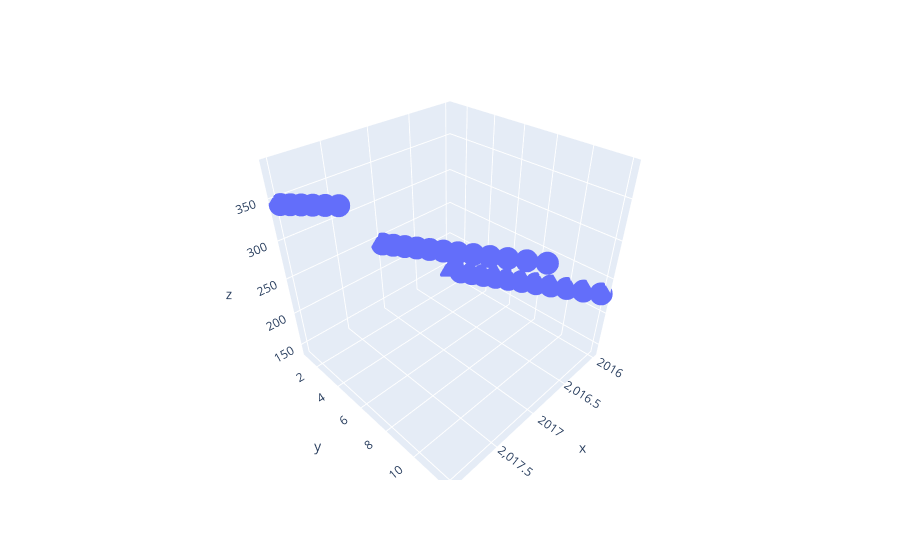

Write notebook code for a chart like this one.
### Code cell
px.scatter_3d(x=list(X[:,0]), y=list(X[:, 1]), z=list(Y_[:,0]))

### Figure 1 — Plotly figure (JSON) as saved in the notebook; plotly's stock layout.template omitted (floating-point values rounded to 4 significant figures)
{"data": [{"hovertemplate": "x=%{x}<br>y=%{y}<br>z=%{z}<extra></extra>", "legendgroup": "", "marker": {"color": "#636efa", "symbol": "circle"}, "mode": "markers", "name": "", "scene": "scene", "showlegend": false, "type": "scatter3d", "x": [2016, 2016, 2016, 2016, 2016, 2016, 2016, 2016, 2016, 2016, 2016, 2016, 2017, 2017, 2017, 2017, 2017, 2017, 2017, 2017, 2017, 2017, 2017, 2017, 2018, 2018, 2018, 2018, 2018, 2018], "y": [1, 2, 3, 4, 5, 6, 7, 8, 9, 10, 11, 12, 1, 2, 3, 4, 5, 6, 7, 8, 9, 10, 11, 12, 1, 2, 3, 4, 5, 6], "z": [140.3, 148.4, 156.5, 164.6, 172.6, 180.7, 188.8, 196.9, 204.9, 213.0, 221.1, 229.2, 242.1, 250.2, 258.2, 266.3, 274.4, 282.5, 290.5, 298.6, 306.7, 314.8, 322.8, 330.9, 343.8, 351.9, 360.0, 368.0, 376.1, 384.2]}], "layout": {"legend": {"tracegroupgap": 0}, "margin": {"t": 60}, "scene": {"domain": {"x": [0, 1], "y": [0, 1]}, "xaxis": {"title": {"text": "x"}}, "yaxis": {"title": {"text": "y"}}, "zaxis": {"title": {"text": "z"}}}}}
